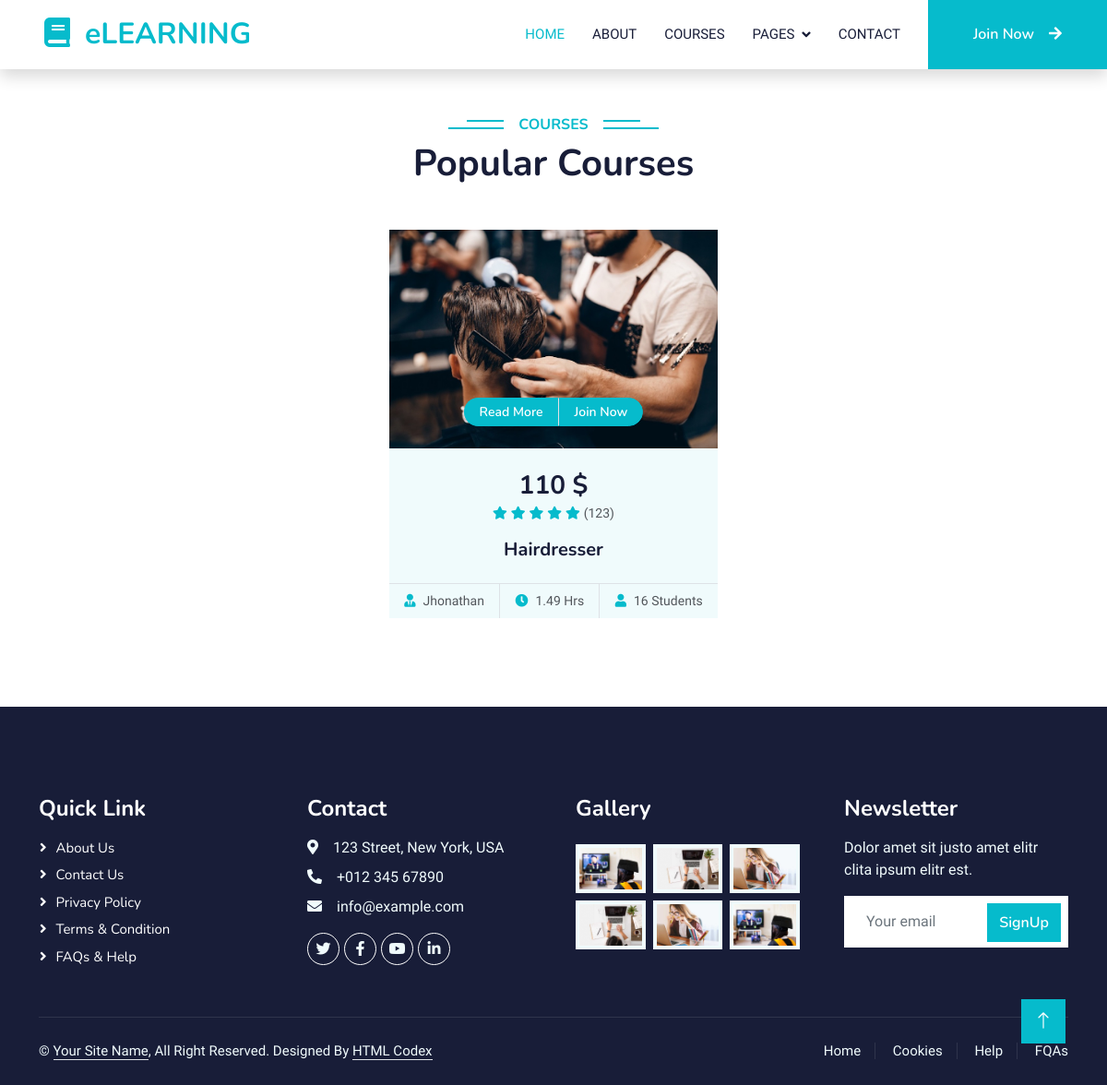
/blog/pcourse/5, run on the app's committed database.
### blog/models.py (models this page shows, shortened)
class Popcourses(models.Model):
    name = models.CharField(max_length=100)
    price = models.IntegerField()
    shaxs = models.CharField(max_length=100)
    son = models.IntegerField()
    img = models.ImageField(upload_to='Popcourses/img')

### blog/views.py (the view)
# urls.py: path("pcourse/<int:id>", pcoursedetailview, name='pcourse_detail_view'),
def pcoursedetailview(request, id):
    try:
        pcourse = Popcourses.objects.get(id=id)
        context = {
            "pcourse": pcourse
        }
    except contact.DoesNotExist:
        raise Http404("No blog found")
    return render(request, "pcourse_detail.html", context=context)

### templates/pcourse_detail.html
{% extends 'base.html' %}
{% load static %}
{% block content %}
    <div class="container-xxl py-5">
        <div class="container">
            <div class="text-center wow fadeInUp" data-wow-delay="0.1s">
                <h6 class="section-title bg-white text-center text-primary px-3">Courses</h6>
                <h1 class="mb-5">Popular Courses</h1>
            </div>
            <div class="row g-4 justify-content-center">
                <div class="col-lg-4 col-md-6 wow fadeInUp" data-wow-delay="0.1s">
                    <div class="course-item bg-light">
                        <div class="position-relative overflow-hidden">
                            <img  class="img-fluid" src="{{pcourse.img.url}}" alt="">
                            <div class="w-100 d-flex justify-content-center position-absolute bottom-0 start-0 mb-4">
                                <a href="#" class="flex-shrink-0 btn btn-sm btn-primary px-3 border-end" style="border-radius: 30px 0 0 30px;">Read More</a>
                                <a href="#" class="flex-shrink-0 btn btn-sm btn-primary px-3" style="border-radius: 0 30px 30px 0;">Join Now</a>
                            </div>
                        </div>
                        <div class="text-center p-4 pb-0">
                            <h3 class="mb-0">{{ pcourse.price }} $</h3>
                            <div class="mb-3">
                                <small class="fa fa-star text-primary"></small>
                                <small class="fa fa-star text-primary"></small>
                                <small class="fa fa-star text-primary"></small>
                                <small class="fa fa-star text-primary"></small>
                                <small class="fa fa-star text-primary"></small>
                                <small>(123)</small>
                            </div>
                            <h5 class="mb-4">{{ pcourse.name }}</h5>
                        </div>
                        <div class="d-flex border-top">
                            <small class="flex-fill text-center border-end py-2"><i class="fa fa-user-tie text-primary me-2"></i>{{ pcourse.shaxs }}</small>
                            <small class="flex-fill text-center border-end py-2"><i class="fa fa-clock text-primary me-2"></i>1.49 Hrs</small>
                            <small class="flex-fill text-center py-2"><i class="fa fa-user text-primary me-2"></i>{{ pcourse.son }} Students</small>
                        </div>
                    </div>
                </div>
            </div>
        </div>
    </div>
{% endblock content %}

### static/css/style.css (style rules this page uses)
:root { --primary: #06BBCC; --light: #F0FBFC; --dark: #181d38; }
.btn { font-family: 'Nunito', sans-serif; font-weight: 600; transition: .5s; }
.btn.btn-primary, .btn.btn-secondary { color: #FFFFFF; }
.section-title { position: relative; display: inline-block; text-transform: uppercase; }
.section-title::before { position: absolute; content: ""; width: calc(100% + 80px); height: 2px; top: 4px; left: -40px; background: var(--primary); z-index: -1; }
.section-title::after { position: absolute; content: ""; width: calc(100% + 120px); height: 2px; bottom: 5px; left: -60px; background: var(--primary); z-index: -1; }
.category img, .course-item img { transition: .5s; }

### data on the page
Popcourses: img (picture), price "110", name "Hairdresser", shaxs "Jhonathan", son "16"
